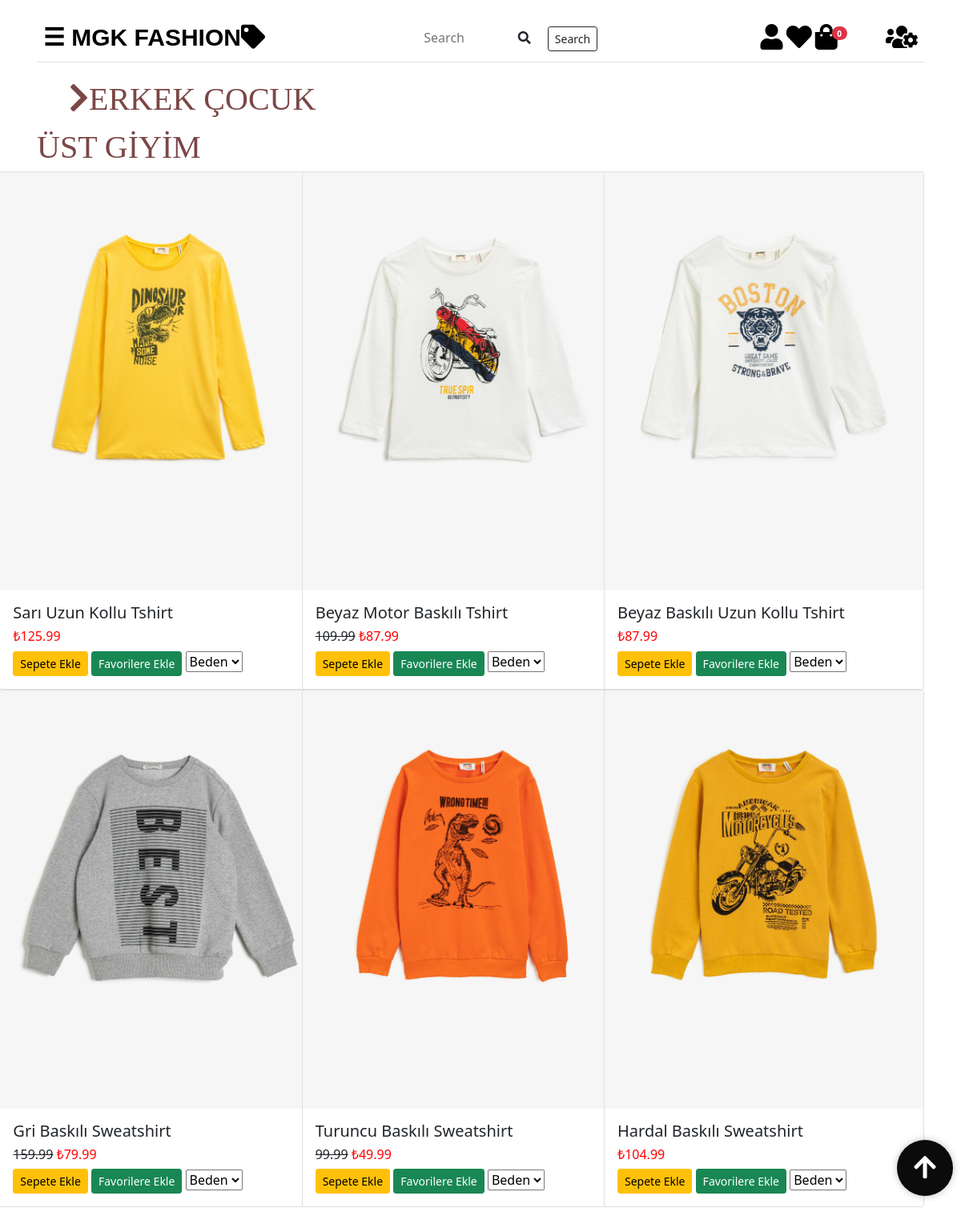
Screenshot of /giyimwebsitesi/erkekust.php with the database file from the repository.
### tables this page shows
CREATE TABLE IF NOT EXISTS `tblurunler` (
  `id` int(4) NOT NULL AUTO_INCREMENT,
  `urun_foto` varchar(150) NOT NULL,
  `urun_adi` varchar(100) NOT NULL,
  `renk` varchar(30) NOT NULL,
  `eski_fiyat` float DEFAULT NULL,
  `fiyat` float NOT NULL,
  `kategoriID` int(4) NOT NULL,
  `cinsiyetID` int(2) NOT NULL,
  PRIMARY KEY (`id`),
  KEY `kategoriID` (`kategoriID`),
  KEY `cinsiyetID` (`cinsiyetID`)
);

### giyimwebsitesi/erkekust.php (the view, shortened to what this page needs)
<!DOCTYPE html>
<html lang="tr">
<head>
  <link rel="stylesheet" type="text/css" href="CSS1/bootstrap.min.css">
  <link rel="stylesheet" href="CSS1/all.css">
  <link rel="stylesheet" type="text/css" href="CSS1/style.css">
  <link rel="stylesheet" type="text/css" href="CSS1/genelstyle.css">
  <link rel="stylesheet" type="text/css" href="CSS1/mainstyle.css">
</head>
<body>
  <?php include("baglantidb.php");
   ?>
  <?php $urun = $db->query("SELECT * from tblurunler Where cinsiyetID = '3' AND kategoriID = '3' ", PDO::FETCH_OBJ)->fetchAll()   ?>
<div id="main" class="container">
  <?php include("navbar.php"); ?>
      <div class="row">
      <div  class="col-md-4" id="yazi"><i class="fa fa-chevron-right"></i>ERKEK ÇOCUK ÜST GİYİM</div>
      </div>
      <div class="row">
        <?php foreach ($urun as $urunler) { ?>
    <div class="col-md-4">
<div class="card" style="width: 25rem; float: right;">
  <img class="card-img-top" id="aw-zoom" src="<?php echo $urunler->urun_foto; ?>" alt="Card image cap">
  <div class="card-body">
    <h5 class="card-title"><?php echo $urunler->urun_adi; ?></h5>
    <h6><s><?php echo $urunler->eski_fiyat; ?></s> <span style="color: red;">₺<?php echo $urunler->fiyat; ?></span> </h6>
    <button urun_id="<?php echo $urunler->id; ?>" class="btn btn-warning btn-sm btn_sepeteEkle">Sepete Ekle</button>
    <?php $sorgu = $db->prepare("SELECT * FROM tblfavoriler WHERE musteriID=:id1 AND favori_urunID=:id2");
          $sorgu->execute(array(':id1'=>$_SESSION['kullanici']['id'],':id2'=>$urunler->id));
          if ($sorgu->rowCount()) {
            echo '<a href="favoriler.php?cikar='.$urunler->id.'" class="btn btn-danger btn-sm">Favorilerden Çıkar</a>';
          }else{
            echo '<a href="favoriler.php?id='.$urunler->id.'" class="btn btn-success btn-sm">Favorilere Ekle</a>';
          }
     ?>
      <select>
      <option selected>Beden</option>
    </select>
  </div>
</div>
  </div>
  <?php } ?>
    </div>
</div>
<button id="btnScrollToTop">
    <i class="fa fa-arrow-up fa-2x" style="color: white"></i>
  </button>
</body>
</html>

### giyimwebsitesi/CSS1/all.css (style rules this page uses)
.fa, .fas, .far, .fal, .fad, .fab { -moz-osx-font-smoothing: grayscale; -webkit-font-smoothing: antialiased; display: inline-block; font-style: normal; font-variant: normal; text-rendering: auto; line-height: 1; }
.fa-2x { font-size: 2em; }
.fa-arrow-up:before { content: "\f062"; }
.fa-chevron-right:before { content: "\f054"; }

### giyimwebsitesi/CSS1/genelstyle.css (style rules this page uses)
#yazi { font-size: bold; color:#7b4746 ; font-family: Agency FB; font-size: 40px; text-indent: 20px; }
#aw-zoom { position: relative; -webkit-transform: scale(1); -ms-transform: scale(1); -moz-transform: scale(1); transition: all .3s ease-in; -moz-transition: all .3s ease-in; -webkit-transition: all .3s ease-in; -ms-transition: all .3s ease-in; }
#btnScrollToTop { position: fixed; right: 10px; bottom: 30px; width: 70px; height: 70px; border-radius: 50%; background: #0b0b0b; box-shadow:0 0 10px rgba(0, 0, 0, 0.25); color: #ffffff; border: none; outline: none; cursor: pointer; }

### giyimwebsitesi/CSS1/mainstyle.css (style rules this page uses)
#yazi { font-size: bold; color:#7b4746 ; font-family: Agency FB; font-size: 40px; text-indent: 20px; }
#main { transition: margin-left .5s; padding: 16px; }
#btnScrollToTop { position: fixed; right: 10px; bottom: 30px; width: 70px; height: 70px; border-radius: 50%; background: #0b0b0b; box-shadow:0 0 10px rgba(0, 0, 0, 0.25); color: #ffffff; border: none; outline: none; cursor: pointer; }

### rows the page displays
tblurunler: urun_foto (picture), urun_adi "Sarı Uzun Kollu Tshirt", fiyat "125.99"
tblurunler: urun_foto (picture), urun_adi "Beyaz Motor Baskılı Tshirt", eski_fiyat "109.99", fiyat "87.99"
tblurunler: urun_foto (picture), urun_adi "Beyaz Baskılı Uzun Kollu Tshirt", fiyat "87.99"
tblurunler: urun_foto (picture), urun_adi "Gri Baskılı Sweatshirt", eski_fiyat "159.99", fiyat "79.99"
tblurunler: urun_foto (picture), urun_adi "Turuncu Baskılı Sweatshirt", eski_fiyat "99.99", fiyat "49.99"
tblurunler: urun_foto (picture), urun_adi "Hardal Baskılı Sweatshirt", fiyat "104.99"

### other values shown
$toplam_adet "0"
